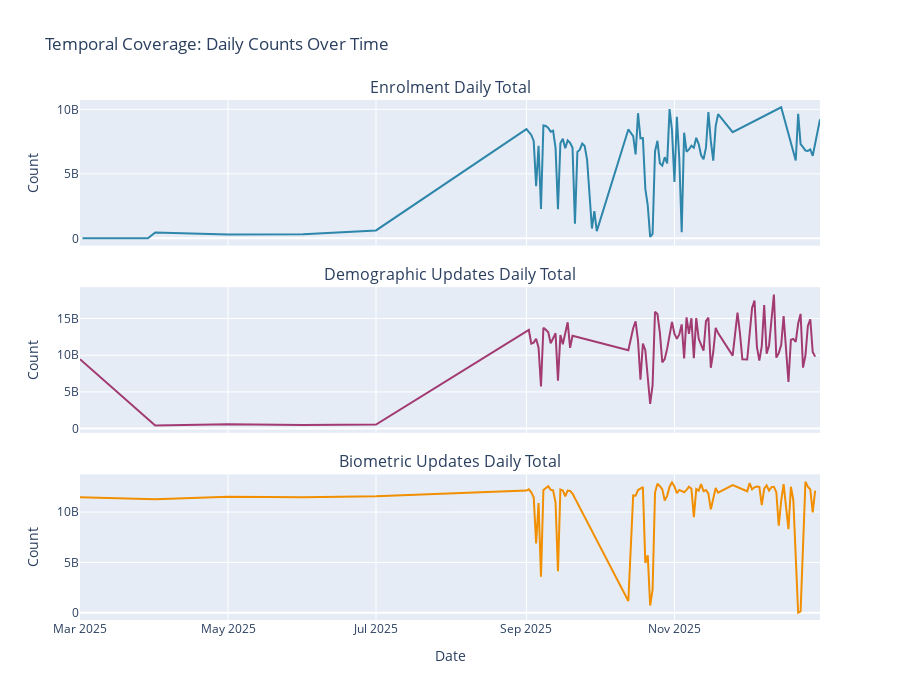

Notebook code cell kept with this figure:
### Code cell
# Create total column for each dataset (sum of all numeric columns per row)
enrol_daily['total'] = enrol_daily[enrol_num_cols].sum(axis=1)
demo_daily['total'] = demo_daily[demo_num_cols].sum(axis=1)
bio_daily['total'] = bio_daily[bio_num_cols].sum(axis=1)

# Plot temporal coverage
fig = make_subplots(rows=3, cols=1, shared_xaxes=True,
                    subplot_titles=('Enrolment Daily Total', 'Demographic Updates Daily Total', 'Biometric Updates Daily Total'),
                    vertical_spacing=0.08)

fig.add_trace(go.Scatter(x=enrol_daily['date'], y=enrol_daily['total'], mode='lines', name='Enrolment', line=dict(color='#2E86AB')), row=1, col=1)
fig.add_trace(go.Scatter(x=demo_daily['date'], y=demo_daily['total'], mode='lines', name='Demographic', line=dict(color='#A23B72')), row=2, col=1)
fig.add_trace(go.Scatter(x=bio_daily['date'], y=bio_daily['total'], mode='lines', name='Biometric', line=dict(color='#F18F01')), row=3, col=1)

fig.update_layout(height=700, title_text='Temporal Coverage: Daily Counts Over Time', showlegend=False)
fig.update_xaxes(title_text='Date', row=3, col=1)
fig.update_yaxes(title_text='Count')
fig.show()
